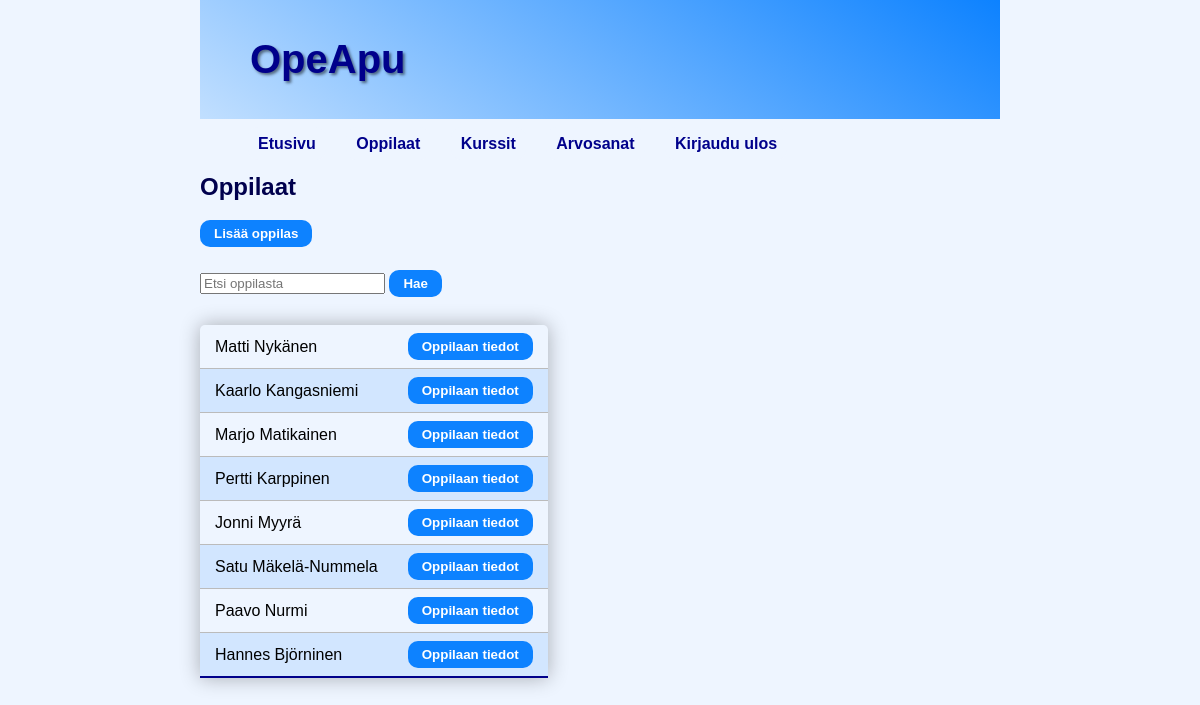
Page /opeapp/students/ (signed in) on the earlier database version.
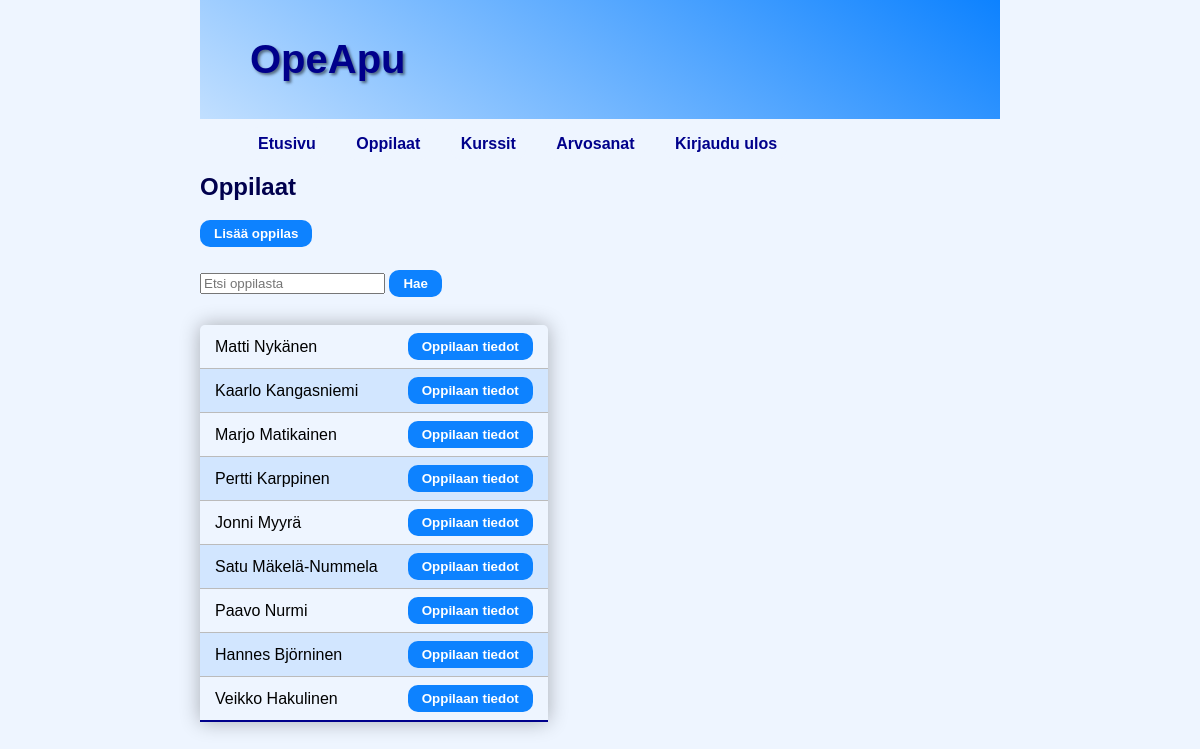
Same page on the later database version.
### opeapp/models.py (models this page shows, shortened)
class Student(models.Model):
    name = models.CharField(max_length=255)
    creator = models.ForeignKey(User, on_delete=models.CASCADE)

### opeapp/views.py (the view, shortened to what this page needs)
# urls.py: path('students/', views.students_view, name='students'),
@login_required
def students_view(request):
    creator_id = request.user.id
    search_query = request.GET.get('search_query')
    if search_query:
        students = Student.objects.filter(Q(name__icontains=search_query) & Q(creator=creator_id))
    else:
        students = Student.objects.filter(creator=creator_id)
    context = {
        'students': students
    }
    print('Creator_id: ', creator_id)
    return render(request, 'students.html', context)

### opeapp/templates/students.html (shortened to what this page needs)
{% extends "base.html" %}
{% block link %}
    {% if user.is_authenticated %}
        {{ block.super }}
    {% endif %}
{% endblock %}
{% block content %}
    <h2>Oppilaat</h2>
    <div class="button-container">
        <button class="button-style" id="new-student-button">Lisää oppilas</button>
    </div>
    <br>
    <div id="search-form">
        <form action="{% url 'opeapp:students' %}" method="GET">
            <input type="text" id="search-query" name="search_query" placeholder="Etsi oppilasta">
            <button class="button-style" type="submit" name="action" value="search">Hae</button>
        </form>
    </div>
    <br>
    <table class="student-table">
        <tbody>
            {% for student in students %}
                <tr>
                    <td><span class="student-name">{{ student.name }}</span></td>
                    <td><a href="{% url 'opeapp:student_details' student.id %}"><button class="button-style">Oppilaan tiedot</button></a></td>
                </tr>
            {% endfor %}
        </tbody>
    </table>
{% endblock %}

### opeapp/templates/base.html (shortened to what this page needs)
{% load static %}
<!DOCTYPE html>
<html lang="en">
<head>
    <link rel="stylesheet" href="{% static 'main.css' %}">
</head>
<body>
    <header class="header">
        <h1>OpeApu</h1>
    </header>
    {% if user.is_authenticated %}
    <div>
        <nav>
            <ul>
                {% block link %}
                <li><a href="{% url 'opeapp:home' %}">Etusivu</a></li>
                <li><a href="{% url 'opeapp:students' %}">Oppilaat</a></li>
                <li><a href="{% url 'opeapp:courses' %}">Kurssit</a></li>
                <li><a href="{% url 'opeapp:grades' %}">Arvosanat</a></li>
                <li><a href="{% url 'opeapp:logout' %}">Kirjaudu ulos</a></li>
                {% endblock %}
            </ul>
        </nav>
    </div>
    {% endif %}
    {% block content %}{% endblock %}
</body>
</html>

### opeapp/static/main.css (style rules this page uses)
.header { max-width: 50em; padding: 10px 50px; background: linear-gradient(35deg, #c1dfff, #0d82ff); display: flex; font-size: 20px; color: darkblue; font-weight: 800; text-shadow: 2px 2px 3px rgba(0, 0, 0, 0.5); }
body { margin: auto; max-width: 50em; font-family: 'Montserrat', 'Helvetica', sans-serif; background: rgb(238, 245, 255); }
h2 { color: rgb(0, 0, 77); }
ul { list-style-type: none; }
ul li a { background: rgb(238, 245, 255); }
nav ul { list-style-type: none; }
nav li { display: inline-block; padding: 0 .5em; }
nav li a { padding: 8px 10px; color: darkblue; text-align: center; text-decoration: none; border-radius: 10px; font-weight: 600; transition: background-color 0.3s ease; }
.button-container { margin-bottom: 5px; }
.student-table { border-collapse: collapse; margin: 10px 0; min-width: 300px; border-radius: 5px 5px 0 0; overflow: hidden; box-shadow: 0 0 20px rgba(0, 0, 0, 0.3) }
.student-table th, .student-table td { padding: 8px 15px; }
.student-table tbody tr { border-bottom: 1px solid #bbbbbb; }
.student-table tbody tr:nth-of-type(even) { background: rgb(210, 230, 255); }
.student-table tbody tr:last-of-type { border-bottom: 2px solid darkblue; }
.button-style { display: inline-block; padding: 6px 14px; border: none; border-radius: 10px; background-color: #0d82ff; color: white; font-weight: 700; text-decoration: none; cursor: pointer; transition: background-color 0.3s ease; }

Differences in the rows shown:
added Student: name "Veikko Hakulinen"
